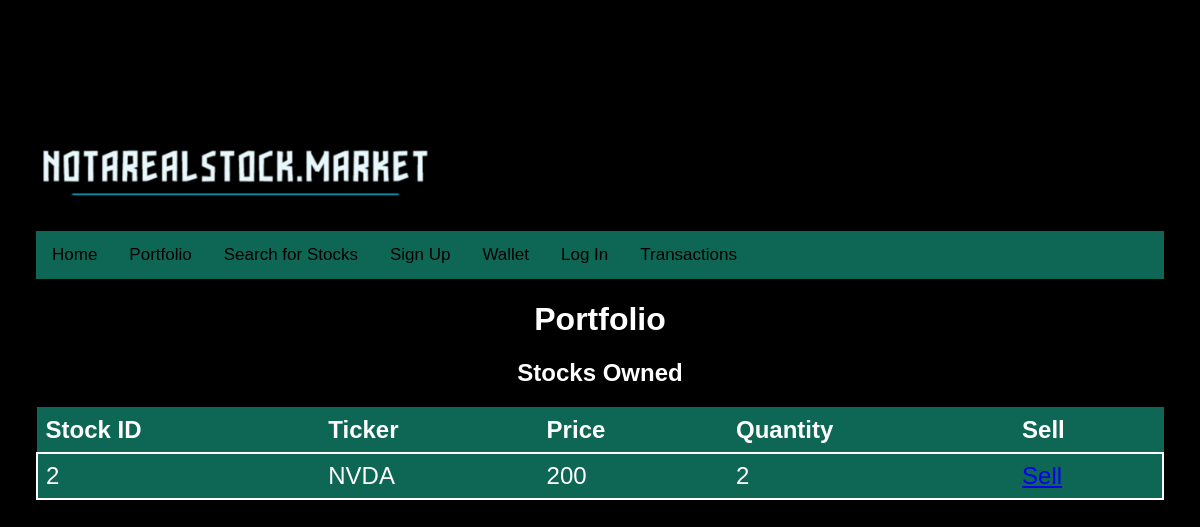
The app's page /portfolio (signed in) with its own data.
### app.py (models this page shows, shortened)
class Portfolio(db.Model):
    __tablename__ = 'portfolio'
    portfolioid = db.Column(db.Integer, primary_key=True, index=True)
    userid = db.Column(db.Integer, ForeignKey(User.userId))
    stockID = db.Column(db.Integer, ForeignKey(Stock.stockId))
    quantity = db.Column(db.Integer)
    purchasePrice = db.Column(db.Integer)

class Stock(db.Model):
   __tablename__ = 'Stock'
   stockId = db.Column(db.Integer, primary_key=True, index=True)
   ticker = db.Column(db.String(5))
   price = db.Column(db.Float())

### app.py (the view)
@app.route("/portfolio", methods=["GET"])
def portfolio():
   user_id = session.get('user_id')
   if user_id is None:
       return redirect(url_for('login'))
   portfolio = db.session.query(Portfolio, Stock).join(Stock, Portfolio.stockID == Stock.stockId).filter(Portfolio.userid == user_id).all()
   return render_template('portfolio.html', portfolio=portfolio)

### templates/portfolio.html (shortened to what this page needs)
<div style="text-align: left;"><img src="{{ url_for('static', filename='notarealstock.png') }}" width="400"/></div>
<html>
<div class="topnav">
  <a class="active" href="/">Home</a>
  <a href="portfolio">Portfolio</a>
  <a href="searchstock">Search for Stocks</a>
  <a href="signup">Sign Up</a>
  <a href="wallet">Wallet</a>
  <a href="login-signup">Log In</a>
  <a href="transactions">Transactions</a>
</div>
</head>
</head>
<body>
<h1>Portfolio</h1>
<h2>Stocks Owned</h2>
<div id="portfolio">
  <table style="width:100%; background-color:black; font-size:1.5em;">
    <tr style="background-color: #0e6655;;">
      <th>Stock ID</th>
      <th>Ticker</th>
      <th>Price</th>
      <th>Quantity</th>
      <th>Sell</th>
      </tr>
    {% for portfolio, stock in portfolio %}
    <tr style="border:2px solid white;">
      <td>{{ portfolio.stockID }}</td>
      <td>{{ stock.ticker }}</td>
      <td>{{ portfolio.purchasePrice }}</td>
      <td>{{ portfolio.quantity }}</td>
      <td><a href="/sellastock/{{ portfolio.stockID }}">Sell</a></td>
    </tr>
    {% endfor %}
  </table>
</div>
</body>
</html>
<html>
 </body>
 <html>
</body>
</html>
</body>
</html>
<html>
<head>
</head>

### templates/portfolio.html (style rules this page uses)
* { box-sizing: border-box; }
body { margin: 0; font-family: Arial, Helvetica, sans-serif; }
.topnav { overflow: hidden; background-color: #0e6655; }
.topnav a { float: left; display: block; color: black; text-align: center; padding: 14px 16px; text-decoration: none; font-size: 17px; }
.topnav a.active { background-color: #0e6655; color: black; }
table { font-family: arial, sans-serif; border-collapse: collapse; width: 100%; }
td, th { border: 1px solid #0e6655; text-align: left; padding: 8px; }
tr:nth-child(even) { background-color: #0e6655; }
body { background-color: black; color: white; padding:10% 3% 10% 3%; text-align:center; }

### records on screen
Portfolio: stockID "2", ticker "NVDA", purchasePrice "200", quantity "2"
